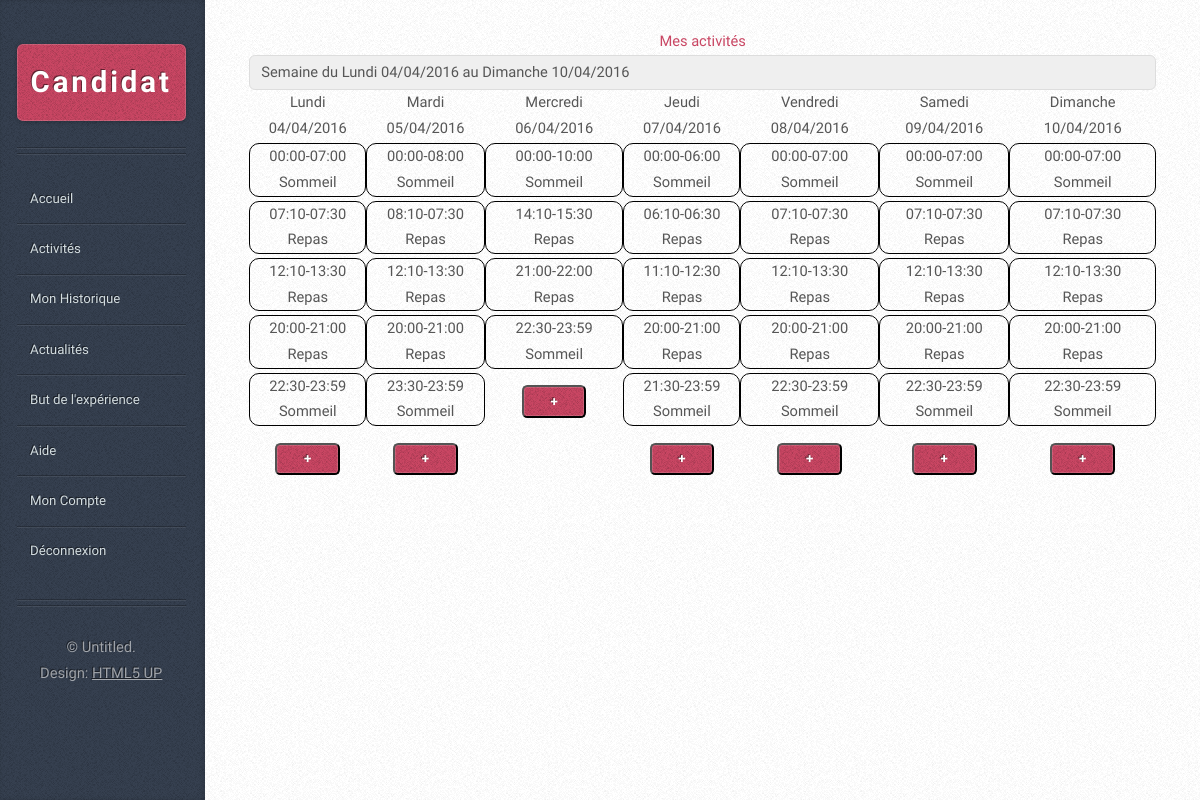
Page /controleur/candidatActivites.ctrl.php (signed in) on the committed database.
### tables this page shows
CREATE TABLE IF NOT EXISTS `occupation` (
  `CodeOccupation` bigint(20) unsigned NOT NULL AUTO_INCREMENT,
  `HeureDebut` datetime NOT NULL,
  `HeureFin` datetime NOT NULL,
  `CodeCandidat` int(10) unsigned NOT NULL,
  `CodeLieux` int(10) unsigned NOT NULL,
  `CodeActivite` int(10) unsigned NOT NULL,
  `CodeCompagnie` int(10) unsigned NOT NULL,
  `CodeDispositif` int(10) unsigned NOT NULL,
  PRIMARY KEY (`CodeOccupation`),
  KEY `CodeCandidat` (`CodeCandidat`),
  KEY `CodeLieux` (`CodeLieux`),
  KEY `CodeCompagnie` (`CodeCompagnie`),
  KEY `CodeDispositif` (`CodeDispositif`),
  KEY `CodeActivite` (`CodeActivite`)
);

### controleur/candidatActivites.ctrl.php (called while the page is built, shortened)
<?php
	include('../includes/connection_MYSQL.inc.php');
	require_once('../includes/fonctions.date.php');
	require_once('../includes/fonctions.affichage.activite.php');
	require_once('../includes/head.candidat.php');
	require_once('../vue/candidatActivites.vue.php');
	require_once('../includes/CandidatSidebar.inc.php');
	require_once('../includes/footer.inc.php');
?>

### includes/fonctions.affichage.activite.php (the view, shortened to what this page needs)
<?php
	function renvoyerCodeCandidatfromCodetilisateur($id,$bdd){
		$sql = 'SELECT CodeCandidat FROM candidat WHERE ID="'.$id.'"';
		$res = $bdd->query($sql);
		$data = $res->fetch();
		return $data['CodeCandidat'];
	}
	function renvoyerToutesOccupationDunCandidatALaDate($codeCandidat,$date,$bdd){
		$sql = 'SELECT * FROM occupation WHERE CodeCandidat="'.$codeCandidat.'" AND HeureDebut LIKE "'.$date.'%"';
		$res = $bdd->query($sql);
		$table = null;
		while($data = $res->fetch())
			$table[] = $data;
		return $table;
	}
	function convertCodeToNomActivite($codeActivite,$bdd){
		$sql = 'SELECT NomActivite FROM activite WHERE CodeActivite="'.$codeActivite.'"';
		$res = $bdd->query($sql);
		$data = $res->fetch();
		return $data['NomActivite'];
	}
	function RetournerOccupations($table,$bdd){
		$s = '<table>';
		foreach($table as $occupation){
			$s=$s.'<tr><td><center><div class="celluleOccup">';
			$s=$s. convertDateTimeToHours($occupation['HeureDebut']).'-';
			$s=$s. convertDateTimeToHours($occupation['HeureFin']).'<br>';
			$s=$s. convertCodeToNomActivite($occupation['CodeActivite'],$bdd);
			$s=$s.'</div></tr></td></center>';
		}
		$s=$s.'</table>';
		return $s;
	}
	function afficheColone($codeCandidat,$date,$day,$bdd){
		$table = renvoyerToutesOccupationDunCandidatALaDate($codeCandidat,$date,$bdd);
		if(isset($table)){
			return '<center><div>'.RetournerOccupations($table,$bdd).'</div><button class="fancybox-a">+</button></center>';
		}
		else
		return '<center><a href="javascript:;" class="fancybox-a"><button>+</button></a></center>';
	}
	function print_table($weekaffichage,$weekquery,$id,$bdd){
		$codeCandidat = renvoyerCodeCandidatfromCodetilisateur($id,$bdd);
		echo '<table>';
		echo '<tr>';
		foreach($weekaffichage as $key => $value){
			echo '<div class="coloneOccup"><td><center>'.$value.'</center></td></div>';
		}
		echo '</tr><tr>';
		foreach($weekquery as $key => $value){
			echo'<div class="coloneOccup"><td id='.convertNumToDay($key).'>'.afficheColone($codeCandidat,$value,$key,$bdd).'</td></div>';
		}
	}
	?>

### includes/head.candidat.php (shortened to what this page needs)
<!DOCTYPE HTML>
<html>
	<head>
		<link rel="stylesheet" type="text/css" href="../js/fancybox/source/jquery.fancybox.css?v=2.1.5" media="screen" />
		<link rel="stylesheet" href="../assets/css/main.css" />
		<link rel="stylesheet" href="../assets/css/occupation.css" />
	</head>
	<body>

### vue/candidatActivites.vue.php (shortened to what this page needs)
<div id="content">
	<div class="inner">
		<center>
			<a><h1>Mes activités</h1></a>
			<center>
				<?PHP
					genererChoixSemaine($Week,date("Y"));
				?>
				<div id="table">
				<?php
					print_table($currentWeek,$queryWeek,$_SESSION['id'],$bdd);
				?>

### includes/fonctions.date.php (shortened to what this page needs)
<?php
	function convertNumToDay($j){
		switch ($j) {
			case 0 : $text = "Lundi" ;		break;
			case 1 : $text = "Mardi" ;		break;
			case 2 : $text = "Mercredi" ;	break;
			case 3 : $text = "Jeudi" ;		break;
			case 4 : $text = "Vendredi" ;	break;
			case 5 : $text = "Samedi" ;		break;
			case 6 : $text = "Dimanche" ;	break;
		}
	return $text;
}
	function get_date_lundi_to_Sunday_from_week ($week,$year,$format="d/m/Y") {
		$firstDayInYear = date ("N",mktime(0,0,0,1,1,$year)) ;
		if ($firstDayInYear < 5)
			$shift =- ($firstDayInYear-1) * 86400 ;
		else
			$shift = (8-$firstDayInYear) * 86400 ;
		if ($week>1)
			$weekInSeconds = ($week-1) * 604800 ;
		else
			$weekInSeconds=0 ;
		$timestamp_lundi = mktime (0,0,0,1,1,$year) + $weekInSeconds + $shift ;
		$timestamp_mardi = mktime (0,0,0,1,2,$year) + $weekInSeconds + $shift ;
		$timestamp_mercredi = mktime (0,0,0,1,3,$year) + $weekInSeconds + $shift ;
		$timestamp_jeudi = mktime (0,0,0,1,4,$year) + $weekInSeconds + $shift ;
		$timestamp_vendredi = mktime (0,0,0,1,5,$year) + $weekInSeconds + $shift ;
		$timestamp_samedi = mktime (0,0,0,1,6,$year) + $weekInSeconds + $shift ;
		$timestamp_dimanche = mktime (0,0,0,1,7,$year) + $weekInSeconds + $shift ;
		return array ("Lundi " . date($format,$timestamp_lundi),
					"Mardi " . date($format,$timestamp_mardi),
					"Mercredi " . date($format,$timestamp_mercredi),
					"Jeudi " . date($format,$timestamp_jeudi),
					"Vendredi " . date($format,$timestamp_vendredi),
					"Samedi " . date($format,$timestamp_samedi),
					"Dimanche ".date($format,$timestamp_dimanche)
		) ;
	}
	function convertDateTimeToHours($DateTime){
		return substr($DateTime,11,-3);
	}
	function ConvertNumSemaineToDateDebEtFin($W,$Y)
	{
		$debut_fin_semaine = get_date_lundi_to_Sunday_from_week($W,$Y);
		return "Semaine du ".$debut_fin_semaine[0] . " au " . $debut_fin_semaine [6];
	}
	function genererChoixSemaine($W,$Y)
	{
		echo'<center><form action="candidatActivites.ctrl.php" method="POST">
		<fieldset>
		<SELECT name="semaine" onchange="this.form.submit()">';
		for($i=1;$i<=date("W");$i++)
		{
			if($i==$W)
			{
				echo'<OPTION value="'.$i.'" selected><center>'.ConvertNumSemaineToDateDebEtFin($i,$Y).'</center></OPTION>';
			}
			else
				echo'<OPTION value="'.$i.'" ><center>'.ConvertNumSemaineToDateDebEtFin($i,$Y).'</center></OPTION>';
		}
		echo'</SELECT>
		</fieldset>
		</form></center>';
	}
?>

### includes/CandidatSidebar.inc.php
<div id="sidebar">
		<h1 id="logo"><a href="candidatAccueil.ctrl.php">Candidat</a></h1>
		<nav id="nav">
			<ul>
				<li><a href="../controleur/candidatAccueil.ctrl.php">Accueil</a></li>
				<li><a href="../controleur/candidatActivites.ctrl.php">Activités</a></li>
				<li><a href="../controleur/candidatMonHistorique.ctrl.php">Mon Historique</a></li>
				<li><a href="../controleur/candidatActualite.ctrl.php">Actualités</a></li>
				<li><a href="../controleur/candidatButExperience.ctrl.php">But de l'expérience</a></li>
				<li><a href="../controleur/candidatAide.ctrl.php">Aide</a></li>
				<li><a href="../controleur/candidatMonCompte.ctrl.php">Mon Compte</a></li>
				<li><a href="../controleur/logout.ctrl.php">Déconnexion</a></li>
			</ul>
		</nav>
		<ul id="copyright">
			<li>&copy; Untitled.</li><li>Design: <a href="http://html5up.net">HTML5 UP</a></li>
		</ul>
</div>

### includes/footer.inc.php (shortened to what this page needs)
	</body>
</html>

### assets/css/occupation.css (style rules this page uses)
.celluleOccup { border: 1px solid black; border-radius: 10px; margin-top:2px; margin-bottom:2px; }
.coloneOccup { margin-right:2px; margin-left:2px; }

### rows in the picture
occupation: HeureDebut "00:00-", HeureFin "07:00"
occupation: HeureDebut "07:10-", HeureFin "07:30"
occupation: HeureDebut "12:10-", HeureFin "13:30"
occupation: HeureDebut "20:00-", HeureFin "21:00"
occupation: HeureDebut "22:30-", HeureFin "23:59"
occupation: HeureDebut "00:00-", HeureFin "08:00"
occupation: HeureDebut "08:10-", HeureFin "07:30"
occupation: HeureDebut "12:10-", HeureFin "13:30"
occupation: HeureDebut "20:00-", HeureFin "21:00"
occupation: HeureDebut "23:30-", HeureFin "23:59"
occupation: HeureDebut "00:00-", HeureFin "10:00"
occupation: HeureDebut "14:10-", HeureFin "15:30"
occupation: HeureDebut "21:00-", HeureFin "22:00"
occupation: HeureDebut "22:30-", HeureFin "23:59"
occupation: HeureDebut "00:00-", HeureFin "06:00"
occupation: HeureDebut "06:10-", HeureFin "06:30"
occupation: HeureDebut "11:10-", HeureFin "12:30"
occupation: HeureDebut "20:00-", HeureFin "21:00"
occupation: HeureDebut "21:30-", HeureFin "23:59"
occupation: HeureDebut "00:00-", HeureFin "07:00"
occupation: HeureDebut "07:10-", HeureFin "07:30"
occupation: HeureDebut "12:10-", HeureFin "13:30"
occupation: HeureDebut "20:00-", HeureFin "21:00"
occupation: HeureDebut "22:30-", HeureFin "23:59"
occupation: HeureDebut "00:00-", HeureFin "07:00"
occupation: HeureDebut "07:10-", HeureFin "07:30"
occupation: HeureDebut "12:10-", HeureFin "13:30"
occupation: HeureDebut "20:00-", HeureFin "21:00"
occupation: HeureDebut "22:30-", HeureFin "23:59"
occupation: HeureDebut "00:00-", HeureFin "07:00"
occupation: HeureDebut "07:10-", HeureFin "07:30"
occupation: HeureDebut "12:10-", HeureFin "13:30"
occupation: HeureDebut "20:00-", HeureFin "21:00"
occupation: HeureDebut "22:30-", HeureFin "23:59"

### other values in the picture
$value "Lundi 04/04/2016"
$value "Mardi 05/04/2016"
$value "Mercredi 06/04/2016"
$value "Jeudi 07/04/2016"
$value "Vendredi 08/04/2016"
$value "Samedi 09/04/2016"
$value "Dimanche 10/04/2016"
$s "Sommeil Repas Repas Repas Sommeil"
$s "Sommeil Repas Repas Sommeil"
